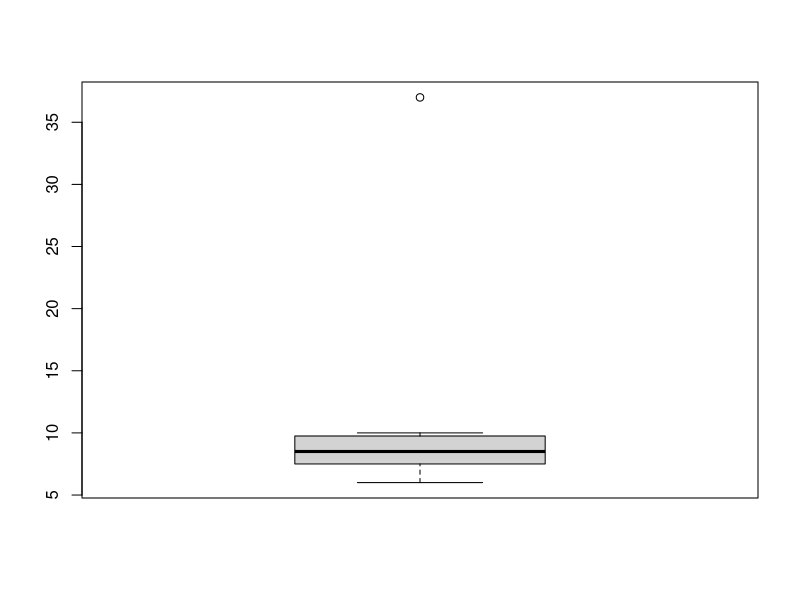
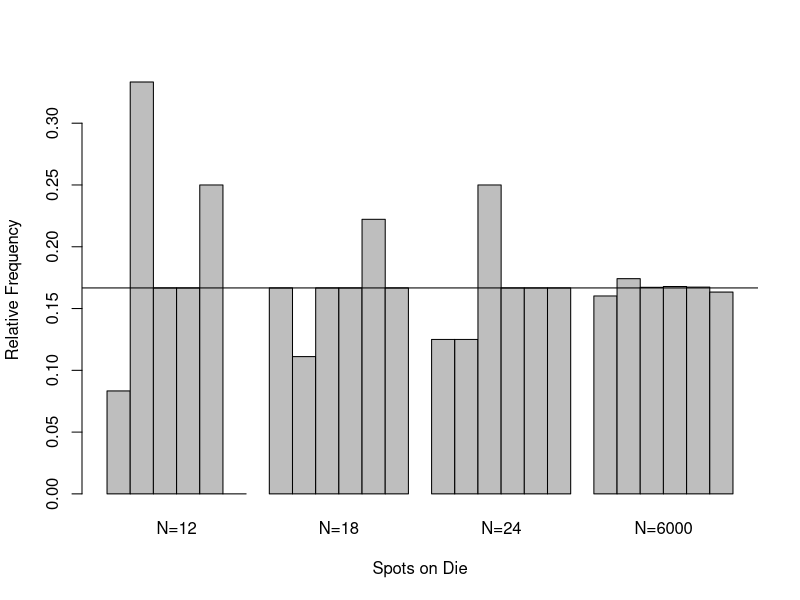
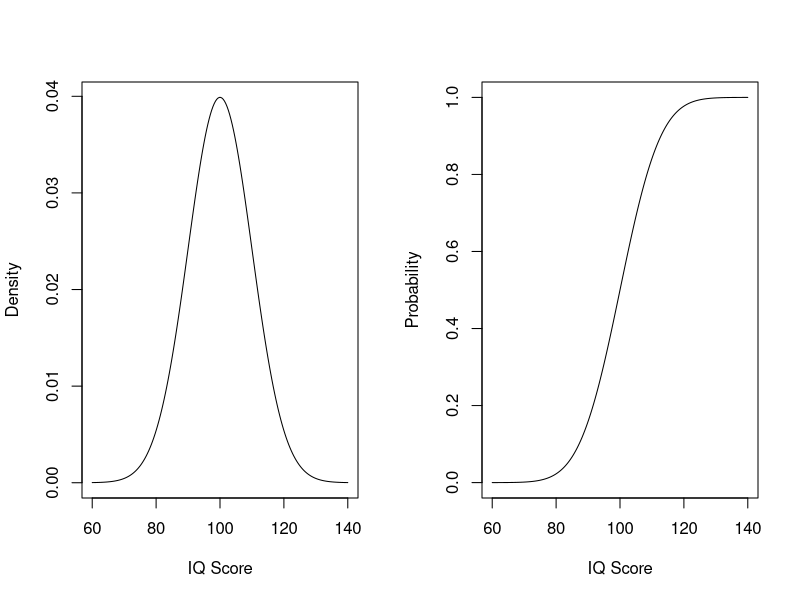
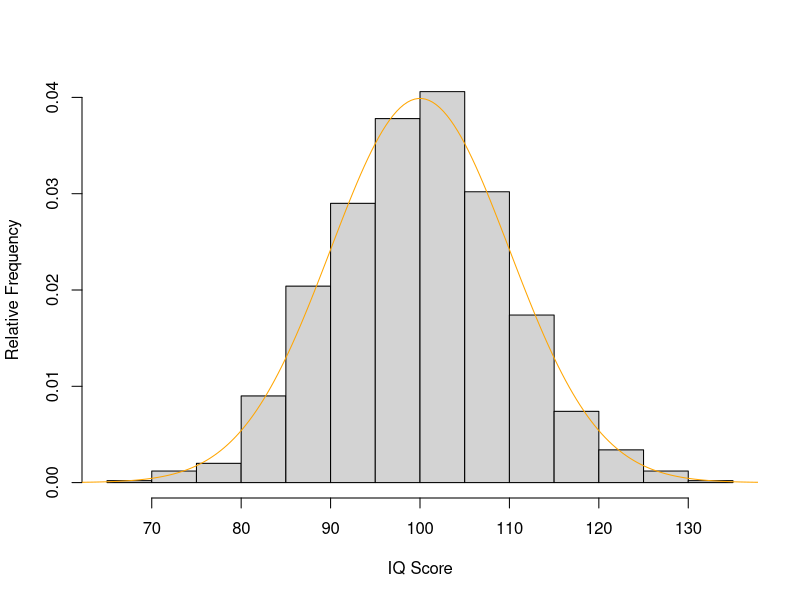

R code for these plots, in order:
# Outliers
# Our shoe size data, with Robert at the end
shoes <- c(6,7,7.5,7.5,8,8.5,9,9.5,10,10,37)

# Compare the means and standard deviations with and without Robert:
# Means
mean.class <- mean(shoes[1:10])
mean.robert <- mean(shoes)

# SDs
sd.class <- sd(shoes[1:10])
sd.robert <- sd(shoes)

# Four sds above the mean with and without Robert
mean.class + 4*sd.class    # Robert doesn't look like an outlier
mean.robert + 4*sd.robert  # Robert absolutely looks like an outlier
# Having Robert in the sample greatly affects the mean and sd

# Compute Robert's z-score *relative to the class*
(shoes[11] - mean.class)/sd.class # Over 21 sds above the mean

# Using quartiles (box plot approach, pp.47-51 in Howell)
boxplot(shoes) # Robert will appear as the high dot above the box-and-whiskers

# Bernoulli's Theorem
# We're going to "roll" a virtual die
# Set some values for N, the number of times we'll roll the die
N <- c(12,18,24,6000)

# Initialize a variable as nothing
die <- NULL

# Roll the die N times for each value of N
for (i in 1:length(N)) {
  # Compute relative frequencies with hist(), which will let you 
  # define intervals that could contain 0
  # rbind will "bind" strings of values into a row
  # sample will select numbers from 1-6 (in this case) at random
  # hist will make a histogram, but in this case we only want it to count
  #      observations within each "bin" defined by the breakpoints
  die <- rbind(die,hist(sample(1:6,N[i],replace=TRUE),
                  breaks=seq(.5,6.5,by=1),plot=FALSE)$counts/N[i])
}
die # take a look at what you created

# Plot the relative frequency distributions in a single barplot
barplot(t(die), beside = TRUE, col = "gray",
        names.arg = c("N=12", "N=18", "N=24","N=6000"),
        ylab = "Relative Frequency", xlab = "Spots on Die")

# Add a horizontal line at the value 1/6
abline(h=.166667,col="black")

# Using R's normal distribution functions

# Choose a mean and standard deviation
# IQ scores have mean 100 and sd 10
mu <- 100
sigma <- 10

# Select IQ scores for plotting
# seq makes a sequence of values of specified length (or use by= to control
#   the size of the intervals)
iq <- seq(mu-4*sigma,mu+4*sigma,length=200)

# Plot the density and distribution functions
par(mfrow=c(1,2))
plot(iq,dnorm(iq,mu,sigma),ylab="Density",xlab="IQ Score",type='l')
plot(iq,pnorm(iq,mu,sigma),ylab="Probability",xlab="IQ Score",type='l')
par(mfrow=c(1,1)) #reset to single plots

# Quantiles
p <- seq(0,1,by=.1)
cbind(100*p,qnorm(p,mu,sigma))

# Probabilities
# 1. Pr(IQ < 110)
pnorm(110,mu,sigma)
# 2. Pr(IQ > 95)
1 - pnorm(95,mu,sigma)
# 3. Pr(85 < IQ < 105)
pnorm(105,mu,sigma) - pnorm(85,mu,sigma)

# Random sampling
norm.sample <- rnorm(1000,mu,sigma)
hist(norm.sample,freq=FALSE,ylab="Relative Frequency",
     xlab="IQ Score",main="",ylim=c(0,.04))
lines(iq,dnorm(iq,mu,sigma),col='orange')
